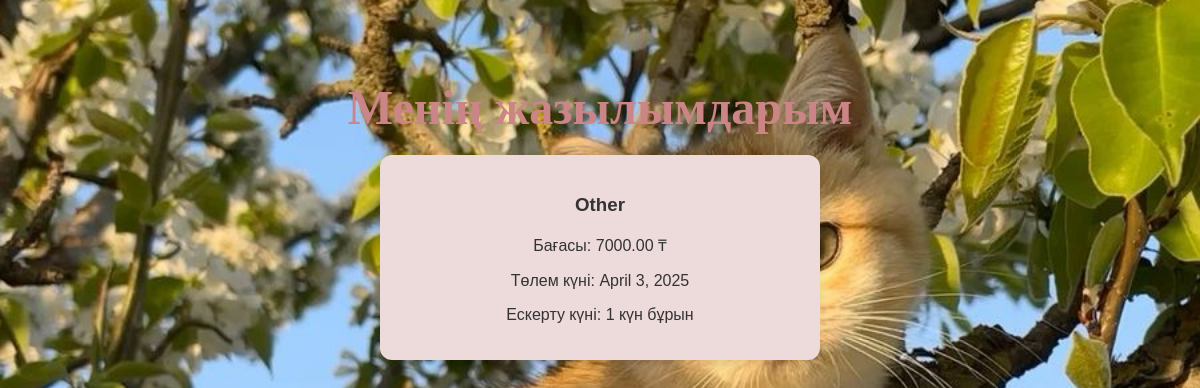
Page /dashboard/ (signed in) on the earlier database version.
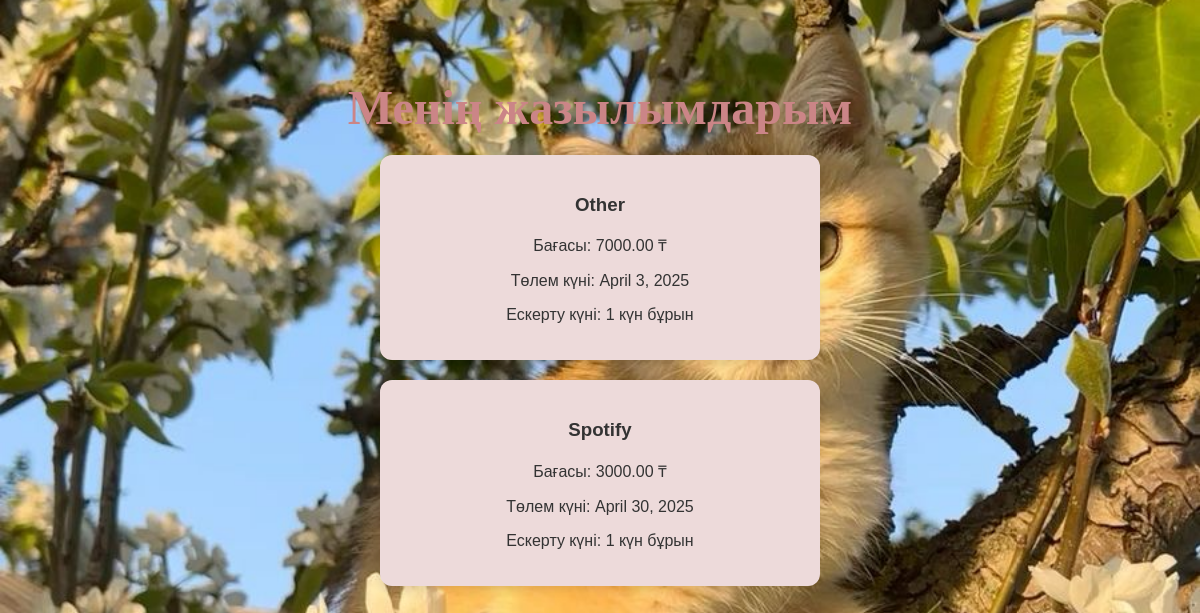
Same page on the later database version.
### subscriptions/models.py (models this page shows, shortened)
class Subscription(models.Model):
    SERVICE_CHOICES = [
        ('Netflix', 'Netflix'),
        ('Spotify', 'Spotify'),
        ('YouTube', 'YouTube Premium'),
        ('Other', 'Басқа'),
    ]
    user = models.ForeignKey(User, on_delete=models.CASCADE)
    service_name = models.CharField(max_length=100, choices=SERVICE_CHOICES)
    price = models.DecimalField(max_digits=6, decimal_places=2)
    payment_date = models.DateField()
    reminder_days_before = models.IntegerField(default=1)  # ескерту күні
    created_at = models.DateTimeField(auto_now_add=True)

### subscriptions/views.py (the view)
# urls.py: path('dashboard/', views.dashboard, name='dashboard'),
def dashboard(request):
    if request.user.is_authenticated:
        subscriptions = Subscription.objects.filter(user=request.user)
        return render(request, 'subscriptions/dashboard.html', {'subscriptions': subscriptions})
    else:
        return render(request, 'subscriptions/unauthorized.html')

### subscriptions/templates/subscriptions/dashboard.html (shortened to what this page needs)
{% load static %}
<!DOCTYPE html>
<html lang="en">
<head>
    <link rel="stylesheet" href="{% static 'css/style.css' %}">
</head>
<body>
    <div class="dashboard-container fade-in">
        <h2 class="title">Менің жазылымдарым</h2>
        {% if subscriptions %}
            {% for sub in subscriptions %}
                <div class="card">
                    <h3>{{ sub.service_name }}</h3>
                    <p>Бағасы: {{ sub.price }} ₸</p>
                    <p>Төлем күні: {{ sub.payment_date }}</p>
                    <p>Ескерту күні: {{ sub.reminder_days_before }} күн бұрын</p>
                </div>
            {% endfor %}
        {% else %}
            <p>Жазылымдар табылмады. Жаңа жазылым қосыңыз.</p>
        {% endif %}
    </div>
</body>
</html>

### subscriptions/static/css/style.css (style rules this page uses)
body, html { margin: 0; padding: 0; font-family: 'Nunito', sans-serif; background: url('/static/img/фон.jpeg') no-repeat center center fixed; background-size: cover; height: 100vh; }
.title { font-family: 'Playfair Display', serif; font-size: 48px; color: #CB8587; margin-bottom: 10px; }
.fade-in { animation: fadeIn 1.5s ease-in; }
.dashboard-container { padding: 40px; text-align: center; }
.card { background-color: #EDDADA; color: #333; padding: 20px; margin: 20px auto; border-radius: 12px; max-width: 400px; box-shadow: 0 4px 10px rgba(0,0,0,0.1); transition: transform 0.3s ease; }

Differences in the rows shown:
added Subscription: service_name "Spotify", price "3000.00", payment_date "April 30, 2025", reminder_days_before "1"
